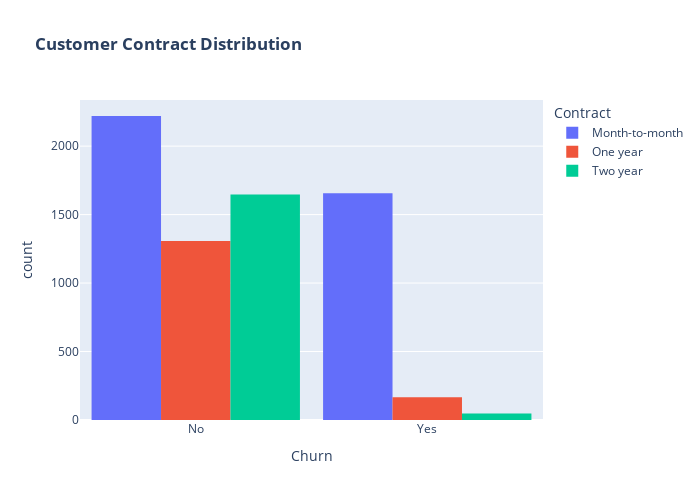

The notebook cell this image was saved under:
### Code cell
fig = px.histogram(data, x="Churn", color="Contract", barmode="group", title="<b>Customer Contract Distribution<b>")
fig.update_layout(width=700, height=500, bargap=0.1)
fig.show()

### Figure 1 — Plotly figure (JSON) as saved in the notebook; plotly's stock layout.template omitted (floating-point values rounded to 4 significant figures; data arrays with more than 128 entries replaced by an {"elided": "..."} marker saying what was removed)
{"data": [{"alignmentgroup": "True", "bingroup": "x", "hovertemplate": "Contract=Month-to-month<br>Churn=%{x}<br>count=%{y}<extra></extra>", "legendgroup": "Month-to-month", "marker": {"color": "#636efa", "pattern": {"shape": ""}}, "name": "Month-to-month", "offsetgroup": "Month-to-month", "orientation": "v", "showlegend": true, "type": "histogram", "x": {"elided": "3875 str values"}, "xaxis": "x", "yaxis": "y"}, {"alignmentgroup": "True", "bingroup": "x", "hovertemplate": "Contract=One year<br>Churn=%{x}<br>count=%{y}<extra></extra>", "legendgroup": "One year", "marker": {"color": "#EF553B", "pattern": {"shape": ""}}, "name": "One year", "offsetgroup": "One year", "orientation": "v", "showlegend": true, "type": "histogram", "x": {"elided": "1473 str values"}, "xaxis": "x", "yaxis": "y"}, {"alignmentgroup": "True", "bingroup": "x", "hovertemplate": "Contract=Two year<br>Churn=%{x}<br>count=%{y}<extra></extra>", "legendgroup": "Two year", "marker": {"color": "#00cc96", "pattern": {"shape": ""}}, "name": "Two year", "offsetgroup": "Two year", "orientation": "v", "showlegend": true, "type": "histogram", "x": {"elided": "1695 str values"}, "xaxis": "x", "yaxis": "y"}], "layout": {"bargap": 0.1, "barmode": "group", "height": 500, "legend": {"title": {"text": "Contract"}, "tracegroupgap": 0}, "title": {"text": "<b>Customer Contract Distribution<b>"}, "width": 700, "xaxis": {"anchor": "y", "autorange": true, "domain": [0, 1], "range": [-0.5, 1.5], "title": {"text": "Churn"}, "type": "category"}, "yaxis": {"anchor": "x", "autorange": true, "domain": [0, 1], "range": [0, 2337.0], "title": {"text": "count"}}}}
